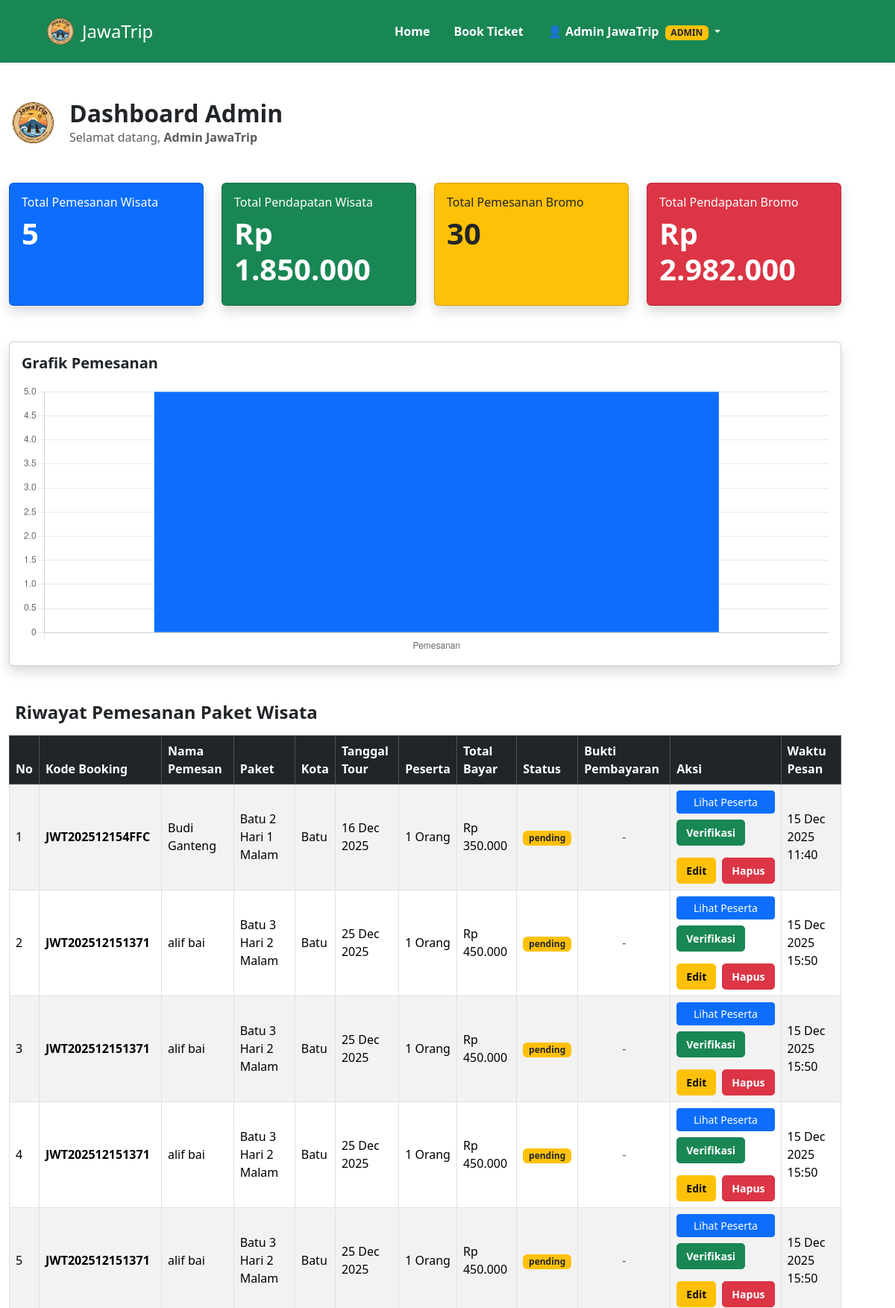
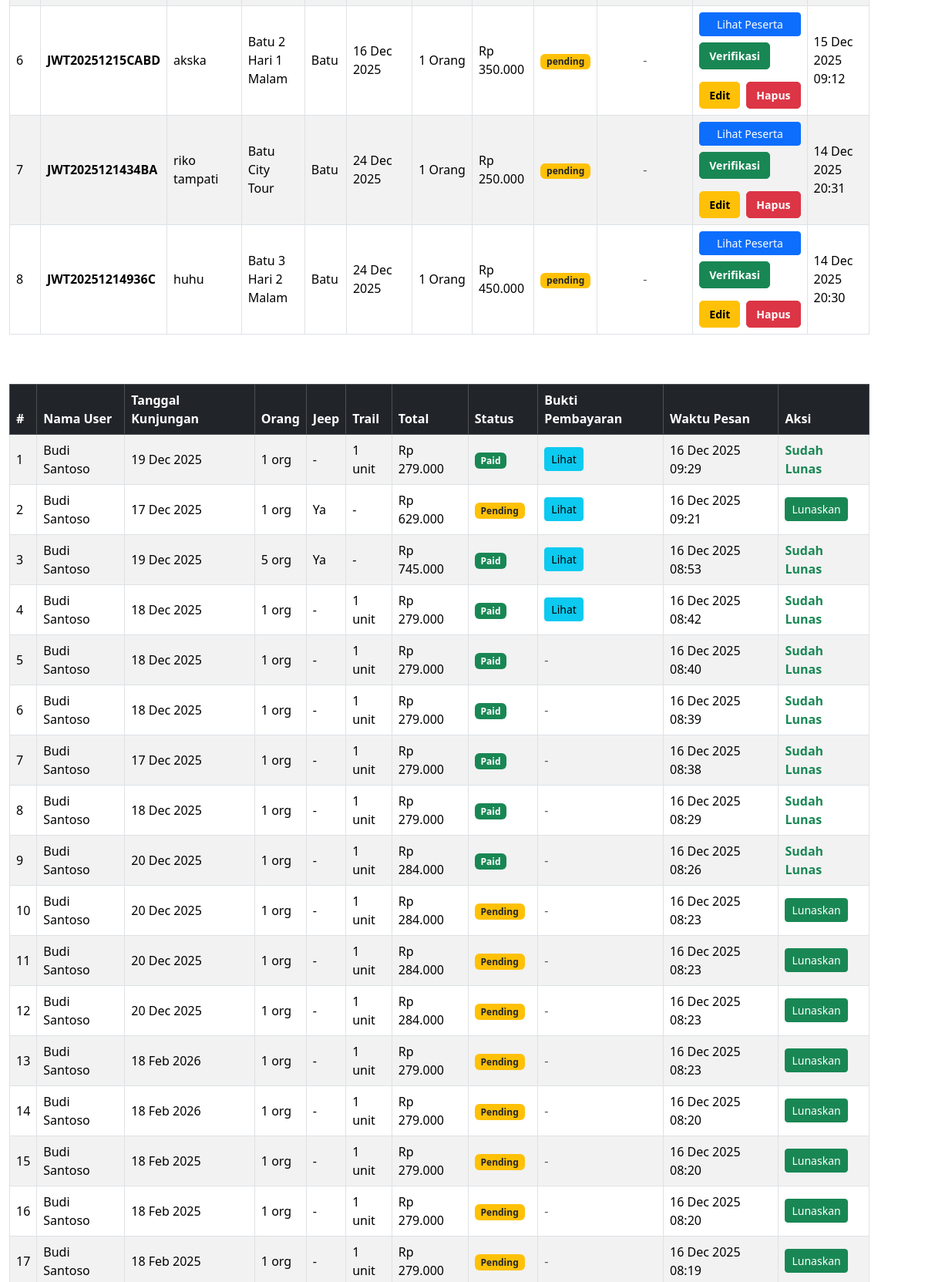
Page /admin/dashboard.php (signed in, upper part) on the committed database (2 pictures, top to bottom).
### tables this page shows
CREATE TABLE `pemesanan` (
  `id_pemesanan` varchar(20) NOT NULL,
  `kode_booking` varchar(30) DEFAULT NULL,
  `id_user` int(11) DEFAULT NULL,
  `id_paket` int(11) DEFAULT NULL,
  `tgl_tour` date DEFAULT NULL,
  `tanggal_keberangkatan` date DEFAULT NULL,
  `jumlah_peserta` int(11) DEFAULT NULL,
  `jumlah_dewasa` int(11) DEFAULT NULL,
  `jumlah_anak` int(11) DEFAULT NULL,
  `total_bayar` decimal(15,2) DEFAULT NULL,
  `total_harga` decimal(15,2) DEFAULT NULL,
  `status_bayar` enum('pending','lunas','batal') DEFAULT NULL,
  `status` varchar(50) DEFAULT NULL,
  `tanggal_pesan` datetime DEFAULT NULL
);

CREATE TABLE `paket_wisata` (
  `id_paket` int(11) NOT NULL,
  `nama_paket` varchar(100) NOT NULL,
  `harga_per_pax` decimal(15,2) NOT NULL,
  `durasi` varchar(50) DEFAULT NULL,
  `id_hotel` int(11) DEFAULT NULL,
  `id_transport` int(11) DEFAULT NULL,
  `fasilitas_lain` text DEFAULT NULL COMMENT 'List html: <li>Makan 3x</li> <li>Tiket Masuk</li>',
  `gambar_paket` varchar(255) DEFAULT NULL,
  `id_kota` int(11) DEFAULT NULL,
  `deskripsi_wisata` text DEFAULT NULL
);

CREATE TABLE `kota` (
  `id_kota` int(11) NOT NULL,
  `nama_kota` varchar(100) NOT NULL,
  `gambar_kota` varchar(255) DEFAULT NULL
);

CREATE TABLE `pembayaran_bromo` (
  `id` int(11) NOT NULL,
  `bromo_id` int(11) NOT NULL,
  `user_id` int(11) DEFAULT NULL,
  `bukti_bayar` varchar(255) NOT NULL,
  `status_bayar` enum('pending','menunggu_verifikasi','lunas') DEFAULT 'pending',
  `tanggal_bayar` datetime DEFAULT current_timestamp(),
  `tanggal_konfirmasi` datetime DEFAULT NULL,
  `created_at` timestamp NOT NULL DEFAULT current_timestamp(),
  `updated_at` timestamp NOT NULL DEFAULT current_timestamp() ON UPDATE current_timestamp()
);

CREATE TABLE `pemesanan_bromo` (
  `id` int(11) NOT NULL,
  `user_id` int(11) DEFAULT NULL,
  `tanggal_kunjungan` date DEFAULT NULL,
  `jumlah_orang` int(11) DEFAULT NULL,
  `sewa_jeep` varchar(5) DEFAULT NULL,
  `sewa_trail` varchar(5) DEFAULT NULL,
  `jumlah_trail` int(11) DEFAULT NULL,
  `total_harga` int(11) DEFAULT NULL,
  `status` varchar(20) DEFAULT NULL,
  `created_at` timestamp NOT NULL DEFAULT current_timestamp(),
  `bukti_transfer` varchar(255) DEFAULT NULL,
  `waktu_bayar` datetime DEFAULT NULL,
  `alasan_batal` text DEFAULT NULL,
  `waktu_batal` datetime DEFAULT NULL,
  `updated_at` datetime DEFAULT NULL
);

### admin/dashboard.php (the view, shortened to what the rows shown need)
<?php
include '../koneksi.php';
include '../includes/header.php';
$q_count = mysqli_query($conn, "SELECT COUNT(*) total FROM pemesanan");
$total_pemesanan = mysqli_fetch_assoc($q_count)['total'] ?? 0;
$q_pendapatan = mysqli_query($conn, "SELECT SUM(total_bayar) total FROM pemesanan");
$total_pendapatan = mysqli_fetch_assoc($q_pendapatan)['total'] ?? 0;
$q_bromo_count = mysqli_query($conn, "
    SELECT COUNT(*) total FROM pemesanan_bromo
");
$total_bromo = mysqli_fetch_assoc($q_bromo_count)['total'] ?? 0;
$q_bromo_pendapatan = mysqli_query($conn, "
    SELECT SUM(total_harga) total FROM pemesanan_bromo
    WHERE status = 'paid'
");
$total_pendapatan_bromo =
    mysqli_fetch_assoc($q_bromo_pendapatan)['total'] ?? 0;
$query = "
SELECT
    p.id_pemesanan,
    p.kode_booking,
    p.tgl_tour,
    p.jumlah_peserta,
    p.total_bayar,
    p.status_bayar AS status_bayar_pemesanan,
    COALESCE(p.tanggal_pesan, NOW()) AS tanggal_pesan,
    COALESCE(pay.tanggal_bayar, p.tanggal_pesan) AS waktu_pesan_display,
    pk.nama_paket,
    k.nama_kota,
    COALESCE((
        SELECT nama_lengkap FROM penumpang
        WHERE id_pemesanan = p.id_pemesanan
        ORDER BY id_penumpang ASC LIMIT 1
    ), u.nama_lengkap, 'Guest') AS nama_pemesan,
    pay.status_bayar AS status_bayar_pembayaran,
    pay.tanggal_bayar,
    pay.tanggal_konfirmasi
FROM pemesanan p
JOIN paket_wisata pk ON p.id_paket = pk.id_paket
JOIN kota k ON pk.id_kota = k.id_kota
LEFT JOIN users u ON p.id_user = u.id_user
LEFT JOIN (
    SELECT t.kode_booking, t.status_bayar, t.tanggal_bayar, t.tanggal_konfirmasi
    FROM pembayaran t
    JOIN (
        SELECT kode_booking, MAX(tanggal_bayar) AS max_t
        FROM pembayaran
        GROUP BY kode_booking
    ) m ON t.kode_booking = m.kode_booking AND t.tanggal_bayar = m.max_t
) pay ON pay.kode_booking = p.kode_booking
ORDER BY p.id_pemesanan DESC
";
$data_pemesanan = mysqli_query($conn, $query);
$query_bromo = "
SELECT
    pb.id,
    pb.tanggal_kunjungan,
    pb.jumlah_orang,
    pb.sewa_jeep,
    pb.sewa_trail,
    pb.jumlah_trail,
    pb.total_harga,
    pb.status,
    pb.created_at,
    COALESCE(u.nama_lengkap, 'User') AS nama_user,
    b.bukti_bayar
FROM pemesanan_bromo pb
LEFT JOIN users u ON pb.user_id = u.id_user
LEFT JOIN pembayaran_bromo b ON pb.id = b.bromo_id
ORDER BY pb.id DESC
";
$data_bromo = mysqli_query($conn, $query_bromo);
?>
<div class="container py-5">
    <div class="d-flex align-items-center gap-3 mb-5">
        <div>
            <h2 class="fw-bold mb-0">Dashboard Admin</h2>
        </div>
    </div>
<div class="row g-4 mb-5">
    <div class="col-md-6 col-lg-3">
        <div class="card bg-primary text-white shadow h-100">
            <div class="card-body">
                <h1 class="fw-bold"><?= $total_pemesanan ?></h1>
            </div>
        </div>
    </div>
    <div class="col-md-6 col-lg-3">
        <div class="card bg-success text-white shadow h-100">
            <div class="card-body">
                <h1 class="fw-bold">
                    Rp <?= number_format($total_pendapatan, 0, ',', '.') ?>
                </h1>
            </div>
        </div>
    </div>
    <div class="col-md-6 col-lg-3">
        <div class="card bg-warning text-dark shadow h-100">
            <div class="card-body">
                <h1 class="fw-bold"><?= $total_bromo ?></h1>
            </div>
        </div>
    </div>
    <div class="col-md-6 col-lg-3">
        <div class="card bg-danger text-white shadow h-100">
            <div class="card-body">
                <h1 class="fw-bold">
                    Rp <?= number_format($total_pendapatan_bromo,0,',','.') ?>
                </h1>
            </div>
        </div>
    </div>
</div>
    <div class="mb-5">
        <div class="table-responsive">
            <table class="table table-bordered table-striped align-middle">
                <thead class="table-dark">
                    <tr>
                        <th>No</th>
                        <th>Kode Booking</th>
                        <th>Nama Pemesan</th>
                        <th>Paket</th>
                        <th>Kota</th>
                        <th>Tanggal Tour</th>
                        <th>Peserta</th>
                        <th>Total Bayar</th>
                        <th>Status</th>
                        <th>Bukti Pembayaran</th>
                        <th>Aksi</th>
                        <th>Waktu Pesan</th>
                    </tr>
                </thead>
            <tbody>
            <?php if (mysqli_num_rows($data_pemesanan) > 0): ?>
                <?php $no = 1; while ($row = mysqli_fetch_assoc($data_pemesanan)): ?>
                <tr>
                    <td><?= $no++ ?></td>
                    <td><strong><?= $row['kode_booking'] ?></strong></td>
<td><?= htmlspecialchars($row['nama_pemesan']) ?></td>
                    <td><?= $row['nama_paket'] ?></td>
                    <td><?= $row['nama_kota'] ?></td>
                    <td><?= date('d M Y', strtotime($row['tgl_tour'])) ?></td>
                    <td><?= $row['jumlah_peserta'] ?> Orang</td>
                    <td>
                        Rp <?= number_format($row['total_bayar'], 0, ',', '.') ?>
                    </td>
                    <td>
                        <?php
                        $statusPemesanan = $row['status_bayar_pemesanan'];
                        $statusPembayaran = $row['status_bayar_pembayaran'];
                        $isLunas = ($statusPemesanan === 'lunas') || ($statusPembayaran === 'lunas');
                        ?>
                        <span class="badge <?= $isLunas ? 'bg-success' : 'bg-warning text-dark' ?>">
                            <?= $isLunas ? '✓ Lunas' : ($statusPembayaran ?: ($statusPemesanan ?: 'pending')) ?>
                        </span>
                    </td>
                    <td>
                        <?php
                        $proofQuery = "SELECT bukti_bayar FROM pembayaran WHERE kode_booking = ? LIMIT 1";
                        $proofStmt = $conn->prepare($proofQuery);
                        if ($proofStmt) {
                            $proofStmt->bind_param('s', $row['kode_booking']);
                            $proofStmt->execute();
                            $proofRes = $proofStmt->get_result();
                            $proofRow = $proofRes->fetch_assoc();
                            $buktiFile = $proofRow['bukti_bayar'] ?? null;
                        }
                        ?>
                        <?php if ($buktiFile): ?>
                            <a href="../uploads/bukti_bayar/<?= urlencode($buktiFile) ?>"
                               class="btn btn-sm btn-info"
                               target="_blank"
                               title="Lihat Bukti Pembayaran">
                                <i class="bi bi-image"></i> Lihat
                            </a>
                        <?php else: ?>
                            <span class="text-muted text-center" style="display: inline-block; width: 100%;">-</span>
                        <?php endif; ?>
                    </td>
                    <td>
                        <div class="d-flex flex-column gap-2">
                            <button type="button"
                                    class="btn btn-sm btn-primary"
                                    data-bs-toggle="modal"
                                    data-bs-target="#pesertaModal<?= $row['id_pemesanan'] ?>"
                                    title="Lihat Daftar Peserta">
                                <i class="bi bi-people"></i> Lihat Peserta
                            </button>
                            <?php if ($isLunas): ?>
                                <a href="../payment_success.php?kode=<?= urlencode($row['kode_booking']) ?>" class="btn btn-sm btn-outline-success" title="Lihat Invoice Pembayaran">
                                    <i class="bi bi-receipt"></i> Invoice
                                </a>
                                <?php if ($row['tanggal_konfirmasi']): ?>
                                    <small class="text-success">
                                        <i class="bi bi-calendar-check"></i> <?= date('d M Y', strtotime($row['tanggal_konfirmasi'])) ?>
                                    </small>
                                <?php endif; ?>
                            <?php elseif (in_array(($statusPembayaran ?? 'pending'), ['menunggu_verifikasi','pending'])): ?>
                                <form method="POST" action="verify_payment.php" class="d-inline">
                                    <button type="submit" class="btn btn-sm btn-success fw-bold"
                                            onclick="return confirm('Verifikasi pembayaran untuk <?= htmlspecialchars($row['kode_booking']) ?>?');"
                                            style="padding: 6px 12px; border-radius: 5px;">
                                        <i class="bi bi-check-circle-fill"></i> Verifikasi
                                    </button>
                                </form>
                            <?php else: ?>
                                <span class="text-muted">-</span>
                            <?php endif; ?>
                            <div class="d-flex gap-2" style="margin-top: 8px;">
                                <a href="edit_pemesanan.php?id=<?= urlencode($row['id_pemesanan']) ?>"
                                   class="btn btn-sm btn-warning fw-bold"
                                   title="Edit Pemesanan"
                                   style="padding: 6px 12px; border-radius: 5px;">
                                    <i class="bi bi-pencil-square"></i> Edit
                                </a>
                                <form method="POST" action="delete_pemesanan.php" class="d-inline">
                                    <button type="submit" class="btn btn-sm btn-danger fw-bold"
                                            onclick="return confirm('Yakin hapus pemesanan <?= htmlspecialchars($row['kode_booking']) ?>? Data penumpang juga akan terhapus.');"
                                            style="padding: 6px 12px; border-radius: 5px;">
                                        <i class="bi bi-trash-fill"></i> Hapus
                                    </button>
                                </form>
                            </div>
                        </div>
                    </td>
<td><?= date('d M Y H:i', strtotime($row['waktu_pesan_display'])) ?></td>
                </tr>
                <?php endwhile; ?>
            <?php endif; ?>
            </tbody>
        </table>
    </div>
    </div>
<div class="table-responsive">
    <table class="table table-bordered table-striped align-middle">
        <thead class="table-dark">
            <tr>
                <th>#</th>
                <th>Nama User</th>
                <th>Tanggal Kunjungan</th>
                <th>Orang</th>
                <th>Jeep</th>
                <th>Trail</th>
                <th>Total</th>
                <th>Status</th>
                <th>Bukti Pembayaran</th>
                <th>Waktu Pesan</th>
                <th>Aksi</th>
            </tr>
        </thead>
        <tbody>
        <?php if (mysqli_num_rows($data_bromo) > 0): ?>
            <?php $no = 1; while($b = mysqli_fetch_assoc($data_bromo)): ?>
                <tr>
                    <td><?= $no++ ?></td>
                    <td><?= htmlspecialchars($b['nama_user']) ?></td>
                    <td><?= date('d M Y', strtotime($b['tanggal_kunjungan'])) ?></td>
                    <td><?= $b['jumlah_orang'] ?> org</td>
                    <td><?= $b['sewa_jeep'] === 'ya' ? 'Ya' : '-' ?></td>
                    <td><?= $b['sewa_trail'] === 'ya' ? $b['jumlah_trail'].' unit' : '-' ?></td>
                    <td>Rp <?= number_format($b['total_harga'], 0, ',', '.') ?></td>
                    <td>
                        <span class="badge <?= $b['status'] === 'paid' ? 'bg-success' : 'bg-warning text-dark' ?>">
                            <?= ucfirst($b['status']) ?>
                        </span>
                    </td>
                    <td>
                        <?php if (!empty($b['bukti_bayar'])): ?>
                            <a href="../uploads/bukti_bromo/<?= htmlspecialchars(urlencode($b['bukti_bayar'])) ?>"
                               class="btn btn-sm btn-info" target="_blank" title="Lihat Bukti Pembayaran">
                                <i class="bi bi-image"></i> Lihat
                            </a>
                        <?php else: ?>
                            <span class="text-muted">-</span>
                        <?php endif; ?>
                    </td>
                    <td><?= date('d M Y H:i', strtotime($b['created_at'])) ?></td>
                    <td>
    <?php if($b['status'] !== 'paid'): ?>
        <a href="../lunas_bromo.php?id=<?= $b['id'] ?>"
           class="btn btn-sm btn-success"
           onclick="return confirm('Yakin ingin menandai sebagai Lunas?');">
           Lunaskan
        </a>
    <?php else: ?>
        <span class="text-success fw-bold">Sudah Lunas</span>
    <?php endif; ?>
</td>
                </tr>
            <?php endwhile; ?>
        <?php else: ?>
            <tr>
                <td colspan="11" class="text-center text-muted">Belum ada pemesanan Bromo</td>
            </tr>
        <?php endif; ?>
        </tbody>
    </table>
</div>
<script>
new Chart(document.getElementById('chartPemesanan'), {
    type: 'bar',
    data: {
        labels: ['Pemesanan'],
        datasets: [{
            data: [<?= $total_pemesanan ?>],
            backgroundColor: ['#0d6efd']
        }]
    },
    options: {
        plugins: { legend: { display: false } }
    }
});
</script>
<?php include 'footer_admin.php'; ?>

### rows in the picture
pemesanan: kode_booking "JWT202512154FFC", nama_pemesan "Budi Ganteng", id_paket.nama_paket "Batu 2 Hari 1 Malam", kota.nama_kota "Batu", tgl_tour "16 Dec 2025", jumlah_peserta "1", total_bayar "350.000", status_bayar "pending", waktu_pesan_display "15 Dec 2025 11:40"
pemesanan: kode_booking "JWT202512151371", nama_pemesan "alif bai", id_paket.nama_paket "Batu 3 Hari 2 Malam", kota.nama_kota "Batu", tgl_tour "25 Dec 2025", jumlah_peserta "1", total_bayar "450.000", statusPemesanan "pending", waktu_pesan_display "15 Dec 2025 15:50"
pemesanan: kode_booking "JWT20251215CABD", nama_pemesan "akska", id_paket.nama_paket "Batu 2 Hari 1 Malam", kota.nama_kota "Batu", tgl_tour "16 Dec 2025", jumlah_peserta "1", total_bayar "350.000", status_bayar "pending", waktu_pesan_display "15 Dec 2025 09:12"
pemesanan: kode_booking "JWT2025121434BA", nama_pemesan "riko tampati", id_paket.nama_paket "Batu City Tour", kota.nama_kota "Batu", tgl_tour "24 Dec 2025", jumlah_peserta "1", total_bayar "250.000", status_bayar "pending", waktu_pesan_display "14 Dec 2025 20:31"
pemesanan: kode_booking "JWT20251214936C", nama_pemesan "huhu", id_paket.nama_paket "Batu 3 Hari 2 Malam", kota.nama_kota "Batu", tgl_tour "24 Dec 2025", jumlah_peserta "1", total_bayar "450.000", status_bayar "pending", waktu_pesan_display "14 Dec 2025 20:30"
pembayaran_bromo: nama_user "Budi Santoso", bromo.tanggal_kunjungan "19 Dec 2025", bromo.jumlah_orang "1", bromo.jumlah_trail "1", bromo.total_harga "279.000", bromo.status "Paid", bromo.created_at "16 Dec 2025 09:29", shows "Sudah Lunas"
pembayaran_bromo: nama_user "Budi Santoso", bromo.tanggal_kunjungan "17 Dec 2025", bromo.jumlah_orang "1", shows "Ya", bromo.total_harga "629.000", bromo.status "Pending", bromo.created_at "16 Dec 2025 09:21"
pembayaran_bromo: nama_user "Budi Santoso", bromo.tanggal_kunjungan "19 Dec 2025", bromo.jumlah_orang "5", shows "Ya", bromo.total_harga "745.000", bromo.status "Paid", bromo.created_at "16 Dec 2025 08:53", shows "Sudah Lunas"
pembayaran_bromo: nama_user "Budi Santoso", bromo.tanggal_kunjungan "18 Dec 2025", bromo.jumlah_orang "1", bromo.jumlah_trail "1", bromo.total_harga "279.000", bromo.status "Paid", bromo.created_at "16 Dec 2025 08:42", shows "Sudah Lunas"
pemesanan_bromo: nama_user "Budi Santoso", tanggal_kunjungan "18 Dec 2025", jumlah_orang "1", jumlah_trail "1", total_harga "279.000", status "Paid", created_at "16 Dec 2025 08:40", shows "Sudah Lunas"
pemesanan_bromo: nama_user "Budi Santoso", tanggal_kunjungan "18 Dec 2025", jumlah_orang "1", jumlah_trail "1", total_harga "279.000", status "Paid", created_at "16 Dec 2025 08:39", shows "Sudah Lunas"
pemesanan_bromo: nama_user "Budi Santoso", tanggal_kunjungan "17 Dec 2025", jumlah_orang "1", jumlah_trail "1", total_harga "279.000", status "Paid", created_at "16 Dec 2025 08:38", shows "Sudah Lunas"
pemesanan_bromo: nama_user "Budi Santoso", tanggal_kunjungan "18 Dec 2025", jumlah_orang "1", jumlah_trail "1", total_harga "279.000", status "Paid", created_at "16 Dec 2025 08:29", shows "Sudah Lunas"
pemesanan_bromo: nama_user "Budi Santoso", tanggal_kunjungan "20 Dec 2025", jumlah_orang "1", jumlah_trail "1", total_harga "284.000", status "Paid", created_at "16 Dec 2025 08:26", shows "Sudah Lunas"
pemesanan_bromo: nama_user "Budi Santoso", tanggal_kunjungan "20 Dec 2025", jumlah_orang "1", jumlah_trail "1", total_harga "284.000", status "Pending", created_at "16 Dec 2025 08:23"
pemesanan_bromo: nama_user "Budi Santoso", tanggal_kunjungan "20 Dec 2025", jumlah_orang "1", jumlah_trail "1", total_harga "284.000", status "Pending", created_at "16 Dec 2025 08:23"
pemesanan_bromo: nama_user "Budi Santoso", tanggal_kunjungan "20 Dec 2025", jumlah_orang "1", jumlah_trail "1", total_harga "284.000", status "Pending", created_at "16 Dec 2025 08:23"
pemesanan_bromo: nama_user "Budi Santoso", tanggal_kunjungan "18 Feb 2026", jumlah_orang "1", jumlah_trail "1", total_harga "279.000", status "Pending", created_at "16 Dec 2025 08:23"
pemesanan_bromo: nama_user "Budi Santoso", tanggal_kunjungan "18 Feb 2026", jumlah_orang "1", jumlah_trail "1", total_harga "279.000", status "Pending", created_at "16 Dec 2025 08:20"
pemesanan_bromo: nama_user "Budi Santoso", tanggal_kunjungan "18 Feb 2025", jumlah_orang "1", jumlah_trail "1", total_harga "279.000", status "Pending", created_at "16 Dec 2025 08:20"
pemesanan_bromo: nama_user "Budi Santoso", tanggal_kunjungan "18 Feb 2025", jumlah_orang "1", jumlah_trail "1", total_harga "279.000", status "Pending", created_at "16 Dec 2025 08:20"
pemesanan_bromo: nama_user "Budi Santoso", tanggal_kunjungan "18 Feb 2025", jumlah_orang "1", jumlah_trail "1", total_harga "279.000", status "Pending", created_at "16 Dec 2025 08:19"

### other values in the picture
$username "Admin JawaTrip"
$nama_admin "Admin JawaTrip"
$total_pemesanan "5"
$total_pendapatan "1.850.000"
$total_bromo "30"
$total_pendapatan_bromo "2.982.000"
chart data {{ $total_pemesanan }} 5
